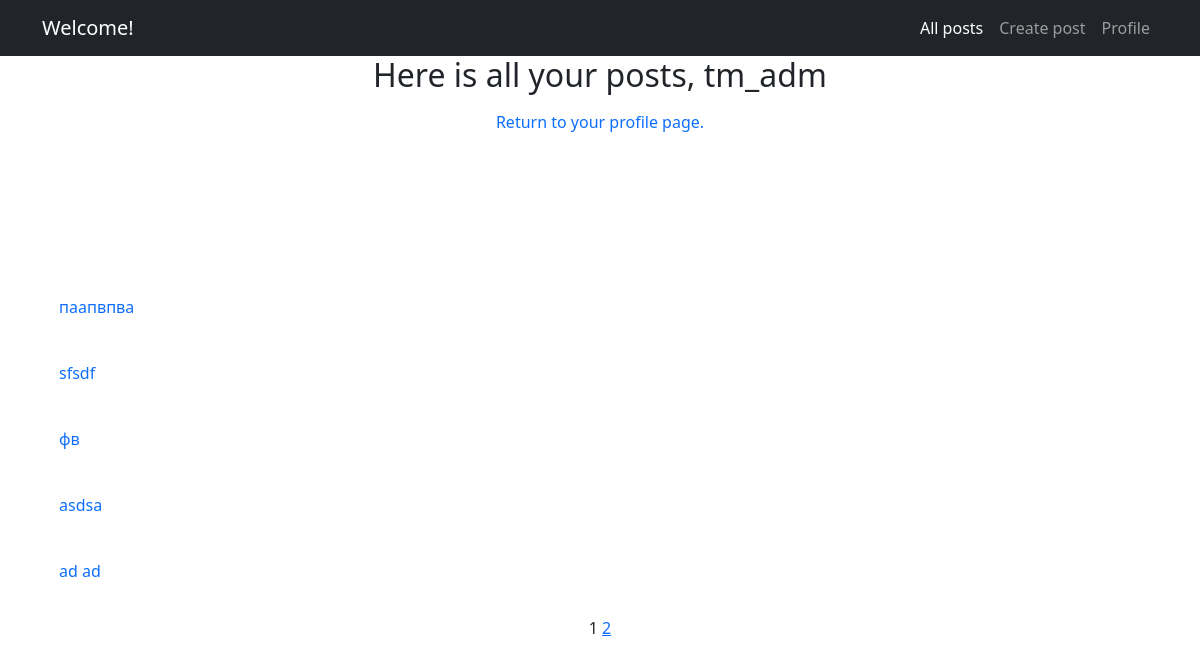
Screenshot of /posts/author_posts (signed in) with the database file from the repository.
### board/models.py (models this page shows, shortened)
class Post(models.Model):
    date = models.DateTimeField(auto_now_add=True)
    header = models.CharField(max_length=64)
    text = models.TextField()
    files = models.FileField(upload_to ='uploads/', null=True, blank=True)
    author = models.ForeignKey(User, null=True, on_delete=models.CASCADE)
    category = models.ForeignKey(Category, on_delete=models.CASCADE,)

### board/views.py (the view)
# urls.py: path('posts/author_posts', AuthorPostList.as_view(), name='authorpostlist'),
class AuthorPostList(ListView):
    model = Post
    ordering = '-date'
    template_name = 'author_posts.html'
    context_object_name = 'authorposts'
    paginate_by = 10
    def get_context_data(self, **kwargs):
        context = super().get_context_data(**kwargs)
        author_posts = Post.objects.filter(author=self.request.user)
        context['author_posts'] = author_posts
        return context

### board/templates/author_posts.html (shortened to what this page needs)
{% extends 'flatpages/default.html' %}
{% block content %}
<h2>Here is all your posts, {{ request.user.username }}</h2>
<a class="nav-link" href="{% url 'profilepage' %}">Return to your profile page.</a><br>
<br><br><br>
<br>
<br>
{% for post in author_posts %}
<table>
    <tr>
        <td>
                <a class="nav-link" href="{% url 'postdetail' post.id %}">{{ post.header }}</a><br>
        </td>
    </tr>
</table>
{% endfor %}
    {{ page_obj.number }}
    {% if page_obj.has_next %}
       <a href="?page={{ page_obj.next_page_number }}">{{ page_obj.next_page_number }}</a>
    {% endif %}
{% endblock content %}

### rows the page displays
Post: header "паапвпва"
Post: header "sfsdf"
Post: header "фв"
Post: header "asdsa"
Post: header "ad ad"

### other values shown
{{ request.user.username }} "tm_adm"
{{ page_obj.number }} "1"
{{ page_obj.next_page_number }} "2"
